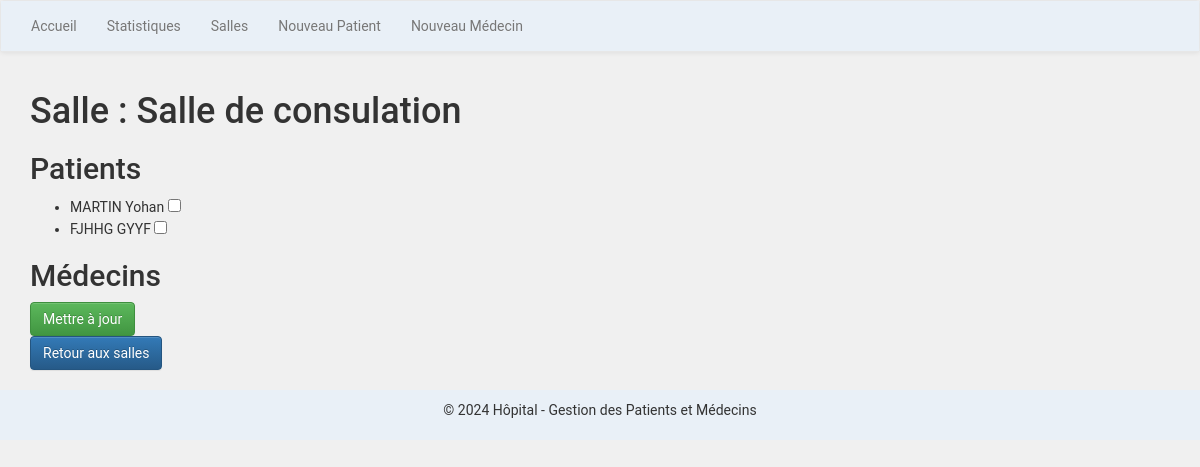
Page /salles/1/ on the earlier database version.
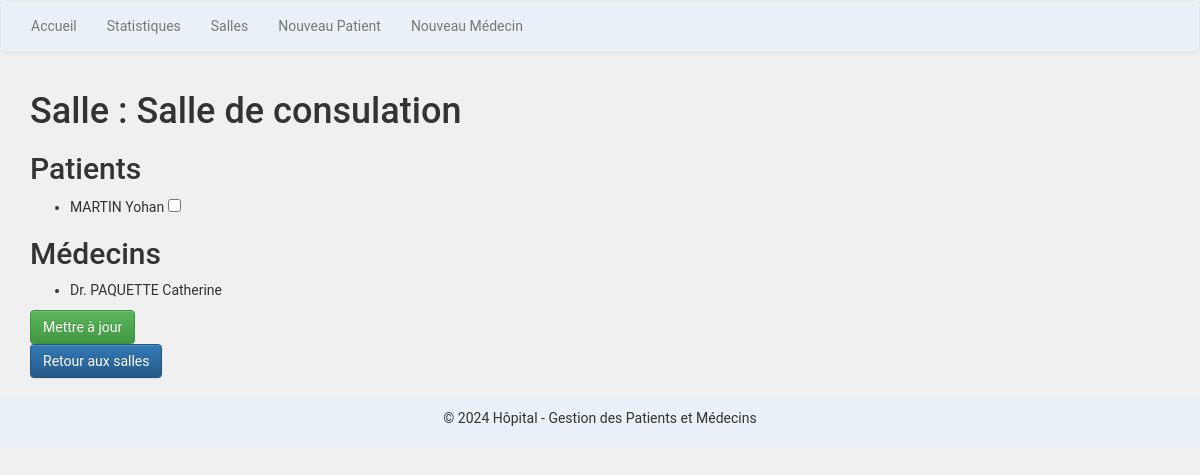
Same page on the later database version.
### hopital/models.py (models this page shows, shortened)
class Patient(models.Model):
    Etat_de_sante_liste = [
        ('Bonne santé', 'Bonne santé'),
        ('Décédé', 'Décédé'),
        ('Hospitalisé', 'Hospitalisé'),
        ('En opération', 'En opération'),
        ('Repos', 'Repos'),
        ('En réanimation', 'En réanimation'),
    ]
    numero_de_sécurite_sociale = models.IntegerField(null=False, blank=False)
    nom = models.CharField(max_length=100)
    prenom = models.CharField(max_length=100)
    date_naissance = models.DateField()
    date_arrivee = models.DateField(null=True, blank=True)
    etat_de_sante = models.CharField(
        max_length=50, choices=Etat_de_sante_liste, default='Bonne santé'
    )
    salle = models.ForeignKey('Salle', on_delete=models.SET_NULL, null=True, blank=True, related_name='patients')
    soigne = models.BooleanField(default=False)

class Medecin(models.Model):
    nom = models.CharField(max_length=100)
    prenom = models.CharField(max_length=100)
    date_naissance = models.DateField()
    salle = models.ForeignKey('Salle', on_delete=models.SET_NULL, null=True, blank=True, related_name='medecins')

### hopital/views.py (the view, shortened to what this page needs)
# urls.py: path('salles/<int:salle_id>/', views.detail_salle, name='detail_salle'),
def detail_salle(request, salle_id):
    salle = Salle.objects.get(id=salle_id)
    patients = salle.patients.all()
    medecins = salle.medecins.all()
    return render(request, 'hopital/detail_salle.html', {'salle': salle, 'patients': patients, 'medecins': medecins})

### hopital/templates/hopital/detail_salle.html (shortened to what this page needs)
{% extends "hopital/base.html" %}
{% block content %}
    <h1>Salle : {{ salle.nom }}</h1>
    <form method="post">
        <h2>Patients</h2>
        <ul>
            {% for patient in patients %}
                <li>
                    {{ patient.nom }} {{ patient.prenom }}
                    <input type="checkbox" name="patient-{{ patient.id }}" {% if patient.soigne %}checked{% endif %}>
                </li>
            {% endfor %}
        </ul>
        <h2>Médecins</h2>
        <ul>
            {% for medecin in medecins %}
                <li>Dr. {{ medecin.nom }} {{ medecin.prenom }}</li>
            {% endfor %}
        </ul>
        <button type="submit" class="btn btn-success">Mettre à jour</button>
    </form>
    <a href="{% url 'liste_salles' %}" class="btn btn-primary">Retour aux salles</a>
{% endblock %}

Differences in the rows shown:
removed Patient: nom "FJHHG", prenom "GYYF"
added Medecin: nom "PAQUETTE", prenom "Catherine"
